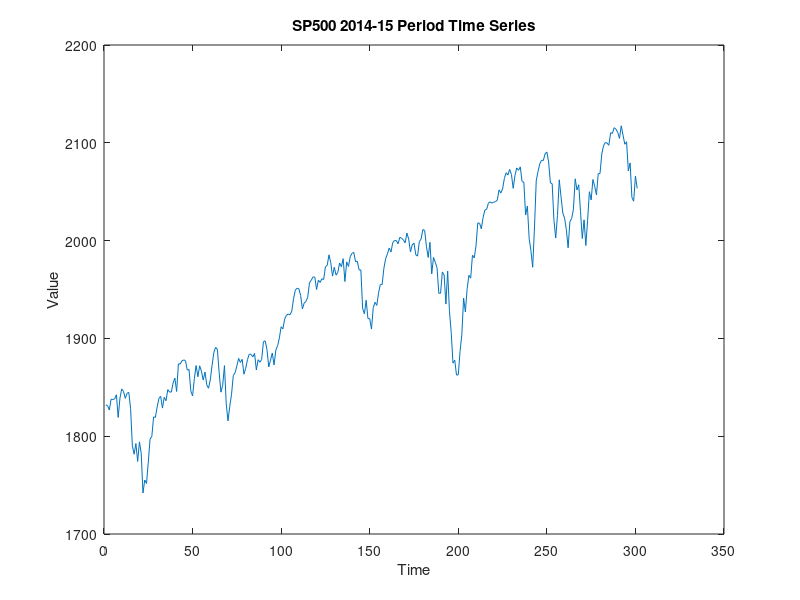

Recreate this plot in MATLAB. (Note: this script raises an error after producing the figure.)
clc;
clear all;
warning('off','all');
A = importdata('SP500.csv');
true_delta = diff(A);
length(true_delta)

SP500 = A(1:301);
figure
plot(SP500);
title('SP500 2014-15 Period Time Series');
xlabel('Time')
ylabel('Value')

%Augmented Dickey-Fuller Test for stationarity:
display('Augmented Dickey-Fuller Test for SP500 series:');
adftest(SP500)
if (adftest(SP500))==0
display('Null hypothesis is not rejected.');
display('The characteristic polynomial of the data has a unit root.');
display('The data is non-stationary');
end

delta_y = diff(SP500);
plot(delta_y);

%Augmented Dickey-Fuller Test for stationarity:
display('Augmented Dickey-Fuller Test for delta y:');
adftest(delta_y)
if (adftest(delta_y))==1
display('Null hypothesis is rejected.');
display('The characteristic polynomial of the data does not have a unit root.');
display('The data is stationary.');
end

%Test for Autocorrelation

autocorr(delta_y);
%figure();
autocorr(delta_y.^2);
display(lbqtest(delta_y));
if (lbqtest(delta_y))==0
display('Null is rejected');
display('So a series of residuals exhibit autocorrelation for a fixed number of lags');
end

%display(lbqtest(delta_y.^2));
if (lbqtest(delta_y.^2))==1
    display('Null is accepted');
    display('Series of squared residuals do not exhibit autocorrelation');
end

display('We proceed with GARCH (1,1) Model');

spec = garchset('VarianceModel','GARCH','P',1,'Q',1);
spec = garchset(spec, 'Distribution','Gaussian','Display','off');

[coeff, errors, LLF, efit, sFit] = garchfit(spec, delta_y);

garchdisp(coeff,errors);

horizon = 1;

%[sigmaForecast, meanForecast, sigmaTotal, meanRMSE] = ...
 %   garchpred(coeff,delta_y, horizon);

 %[sigmaForecast, meanForecast] = ...
  %     garchpred(coeff,delta_y, horizon);
%display(meanForecast);
%display(sigmaForecast);
%display(true_delta(301));
delta_y_rolling = delta_y;


%Recursive Estimation Method:

Forecast_values = [];
True_error = zeros(400);
for i=1:203
    
    Forecast_values = [];
    True_error = [];
    %Step 1: Forecast
        [sigmaForecast, meanForecast] = ...
       garchpred(coeff,delta_y, horizon);
   
        Forecast_values = vertcat(Forecast_values, meanForecast);
        True_error = vertcat(True_error, meanForecast - true_delta(300+i));
        
    %Step 2: Recalculate GARCH using true value for last observation:
    
        delta_y = vertcat(delta_y, true_delta(300+i));
        [coeff, errors, LLF, efit, sFit] = garchfit(spec, delta_y);
        
end
%plot(True_error);
%figure();
Mean_Squared_Forecast_Error = (sum(True_error.^2))/length(True_error);
display(Mean_Squared_Forecast_Error);


%Rolling Estimation Method:
Forecast_rolling = [];
Actual_error =[];
window_length = 300;

for j = 1:203
%Step 1: Forecast
        [sigmaForecast, meanForecast] = ...
       garchpred(coeff,delta_y_rolling, horizon);
   
       % Forecast_rolling = vertcat(Forecast_rolling, meanForecast);
        Actual_error = vertcat(Actual_error, meanForecast - true_delta(300+j));

%Step 2: Recalculate GARCH using true value for last observation:
    
        delta_y_rolling = vertcat(delta_y_rolling, true_delta(300+j));
        rolling_y = createRollingWindow(delta_y_rolling, window_length);
        roll_y = rolling_y';
       % display(length(roll_y));
        [coeff, errors, LLF, efit, sFit] = garchfit(spec, roll_y);

end
%plot(Actual_error);
%length(rolling_y)
MSFE_Rolling = (sum(Actual_error.^2))/length(Actual_error);
display(MSFE_Rolling);